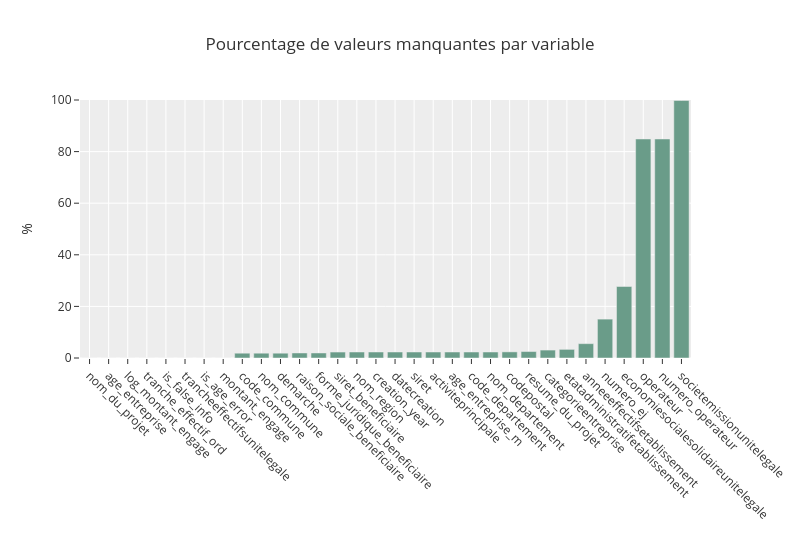

The code cell stored with this chart in its notebook:
### Markdown cell above
### NA check

### Code cell
na = df_train.isna().sum()/df_train.shape[0]*100

px.bar(na.sort_values(),
         title = "Pourcentage de valeurs manquantes par variable",
         color_discrete_sequence = palettehex[0:1],
         template='ggplot2',
         range_y = [0,100],
         width=800,
         labels={'value':'%', 'index':''},
         color=None
        ).update_traces(showlegend=False).update_xaxes(tickangle=45)

### Figure 1 — Plotly figure (JSON) as saved in the notebook; plotly's stock layout.template omitted (floating-point values rounded to 4 significant figures)
{"data": [{"hovertemplate": "variable=0<br>=%{x}<br>%=%{y}<extra></extra>", "legendgroup": "0", "marker": {"color": "#6A9C89", "pattern": {"shape": ""}}, "name": "0", "orientation": "v", "showlegend": false, "textposition": "auto", "type": "bar", "x": ["nom_du_projet", "age_entreprise", "log_montant_engage", "tranche_effectif_ord", "is_false_info", "trancheeffectifsunitelegale", "is_age_error", "montant_engage", "code_commune", "nom_commune", "demarche", "raison_sociale_beneficiaire", "forme_juridique_beneficiaire", "siret_beneficiaire", "nom_region", "creation_year", "datecreation", "siret", "activiteprincipale", "age_entreprise_m", "code_departement", "nom_departement", "codepostal", "resume_du_projet", "categorieentreprise", "etatadministratifetablissement", "anneeeffectifsetablissement", "numero_ej", "economiesocialesolidaireunitelegale", "operateur", "numero_operateur", "societemissionunitelegale"], "xaxis": "x", "y": [0.0, 0.0, 0.0, 0.0, 0.0, 0.0, 0.0, 0.0, 1.861, 1.861, 1.861, 1.945, 1.945, 2.312, 2.326, 2.326, 2.326, 2.326, 2.326, 2.326, 2.326, 2.326, 2.368, 2.495, 3.073, 3.341, 5.554, 15.07, 27.71, 84.89, 84.89, 99.83], "yaxis": "y"}], "layout": {"barmode": "relative", "legend": {"title": {"text": "variable"}, "tracegroupgap": 0}, "title": {"text": "Pourcentage de valeurs manquantes par variable"}, "width": 800, "xaxis": {"anchor": "y", "domain": [0, 1], "tickangle": 45, "title": {"text": ""}}, "yaxis": {"anchor": "x", "domain": [0, 1], "range": [0, 100], "title": {"text": "%"}}}}
